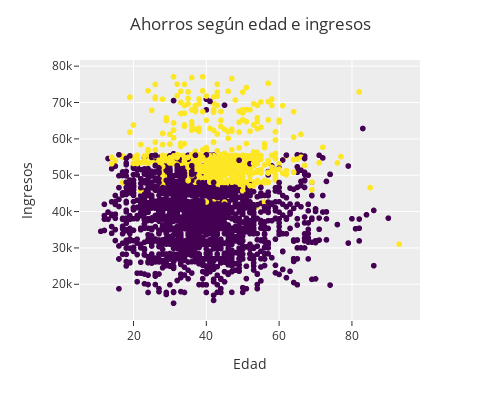

Notebook code for this chart:
### Markdown cell above
##### **2.5. Gráfico predicción de ahorro según edad e ingresos**

### Code cell
fig = px.scatter(df_customers, x="age", y="income", color="Savings", color_continuous_scale="Viridis")
fig.update_layout(
    coloraxis_showscale=False,
    title="Ahorros según edad e ingresos",
    autosize=False,
    width=500,
    height=400,
    xaxis_title="Edad",
    yaxis_title="Ingresos",
    template="ggplot2",
)
fig.show()

### Figure 1 — Plotly figure (JSON) as saved in the notebook; plotly's stock layout.template omitted (floating-point values rounded to 4 significant figures; data arrays with more than 128 entries replaced by an {"elided": "..."} marker saying what was removed)
{"data": [{"hovertemplate": "age=%{x}<br>income=%{y}<br>Savings=%{marker.color}<extra></extra>", "legendgroup": "", "marker": {"color": {"elided": "2756 int values"}, "coloraxis": "coloraxis", "symbol": "circle"}, "mode": "markers", "name": "", "showlegend": false, "type": "scattergl", "x": {"elided": "2756 int values"}, "xaxis": "x", "y": {"elided": "2756 int values"}, "yaxis": "y"}], "layout": {"autosize": false, "coloraxis": {"colorbar": {"title": {"text": "Savings"}}, "colorscale": [[0, "#440154"], [0.1111, "#482878"], [0.2222, "#3e4989"], [0.3333, "#31688e"], [0.4444, "#26828e"], [0.5556, "#1f9e89"], [0.6667, "#35b779"], [0.7778, "#6ece58"], [0.8889, "#b5de2b"], [1, "#fde725"]], "showscale": false}, "height": 400, "legend": {"tracegroupgap": 0}, "margin": {"t": 60}, "title": {"text": "Ahorros según edad e ingresos"}, "width": 500, "xaxis": {"anchor": "y", "domain": [0, 1], "title": {"text": "Edad"}}, "yaxis": {"anchor": "x", "domain": [0, 1], "title": {"text": "Ingresos"}}}}
